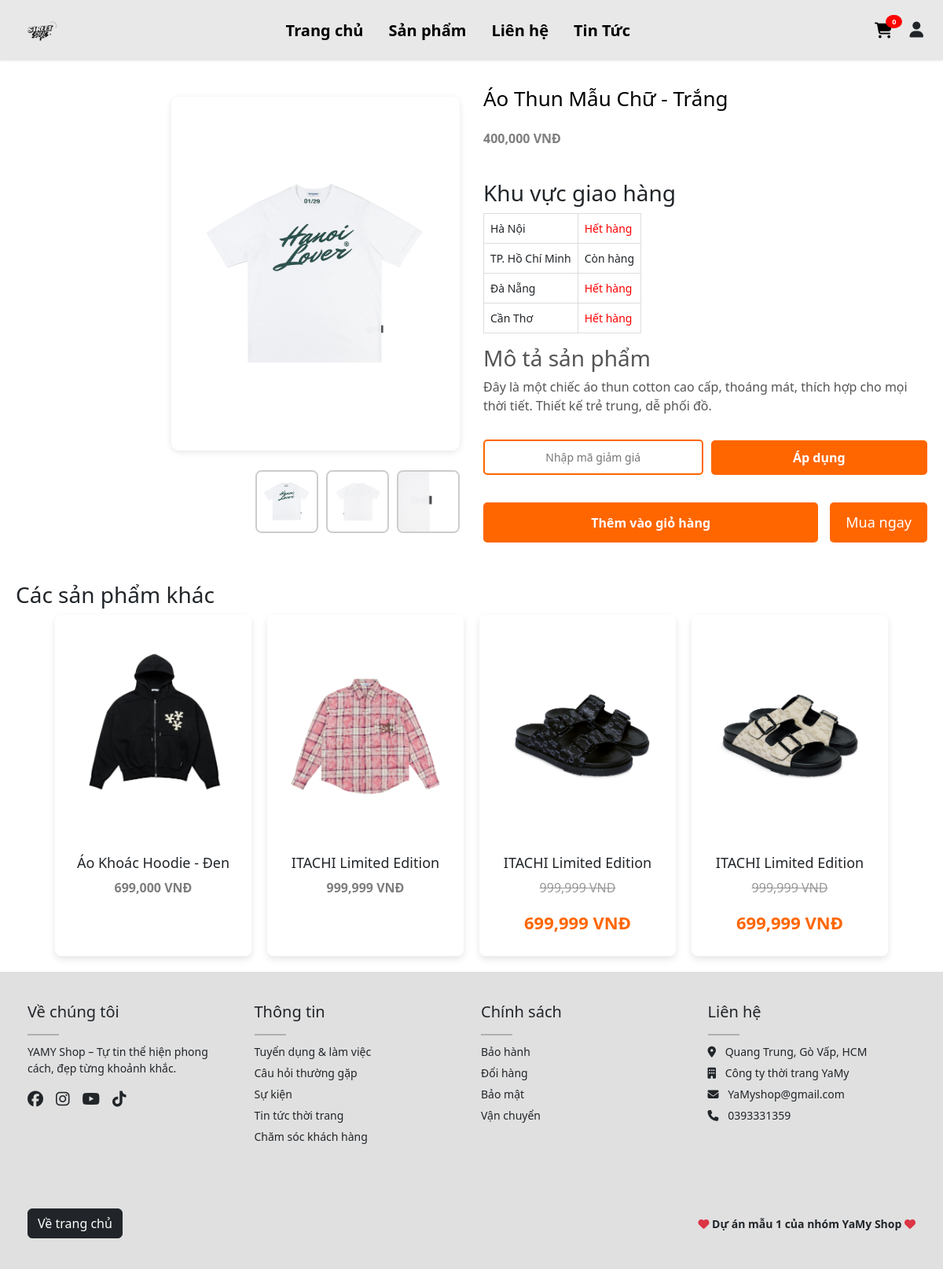
Page /view/client/productDetail.php?id=1 on the committed database.
### tables this page shows
CREATE TABLE `products` (
  `id` int NOT NULL,
  `name` varchar(255) NOT NULL,
  `description` text NOT NULL,
  `price` decimal(10,2) NOT NULL,
  `is_featured` tinyint(1) NOT NULL DEFAULT '0',
  `is_hot_sale` tinyint(1) NOT NULL DEFAULT '0',
  `created_at` timestamp NOT NULL DEFAULT CURRENT_TIMESTAMP,
  `image` varchar(255) NOT NULL,
  `gallery` text,
  `category_id` int DEFAULT NULL
);

### config/db.php (called while the page is built, shortened)
<?php
class Database {
    private $host = "localhost";
    private $user = "root";
    private $pass = "";
    private $dbname = "streetsoul_store999";
    public function __construct() {
        $this->conn = new mysqli($this->host, $this->user, $this->pass, $this->dbname);
    }
}
?>

### model/product.model.php (called while the page is built, shortened)
<?php
include_once __DIR__ . "/../config/db.php";
class Product {
    private $conn;
    public function __construct() {
        $db = new Database();
        $this->conn = $db->conn;
    }
    public function getProductById($id) {
        $query = "SELECT * FROM products WHERE id = ?";
        $stmt = $this->conn->prepare($query);
        $stmt->bind_param("i", $id);
        $stmt->execute();
        $result = $stmt->get_result();
        return $result->fetch_assoc();
    }
    public function getRandomProducts($limit = 4, $excludeId = null) {
        if ($excludeId !== null) {
            $query = "SELECT * FROM products WHERE id != ? ORDER BY RAND() LIMIT ?";
            $stmt = $this->conn->prepare($query);
            $stmt->bind_param("ii", $excludeId, $limit);
        } else {
            $query = "SELECT * FROM products ORDER BY RAND() LIMIT ?";
            $stmt = $this->conn->prepare($query);
            if (!$stmt) return [];
            $stmt->bind_param("i", $limit);
        }
        $stmt->execute();
        $result = $stmt->get_result();
        $products = [];
        while ($row = $result->fetch_assoc()) {
            $products[] = $row;
        }
        return $products;
    }
}
?>

### view/client/productDetail.php (the view, shortened to what this page needs)
<?php
include_once __DIR__ . "/../../config/db.php";
include_once __DIR__ . "/../../model/product.model.php";
$productModel = new Product();
$id = intval($_GET['id']);
$product = $productModel->getProductById($id);
include_once __DIR__ . "/../layout/header.php";
$originalPrice = $product['price'];
$isHotSale = !empty($product['is_hot_sale']);
if ($isHotSale) {
    $discountRate = 0.30;
    $discountedPrice = $originalPrice * (1 - $discountRate);
} else {
    $discountedPrice = $originalPrice;
}
$product['gallery'] = !empty($product['gallery']) ? json_decode($product['gallery'], true) : [];
$otherProducts = $productModel->getRandomProducts(4, $product['id']);
?>
<!DOCTYPE html>
<html lang="vi">
<head>
    <link rel="stylesheet" href="/streetsoul_store1/public/style.css">
</head>
<body>
<div class="container product-detail-container">
    <div class="product-image">
        <img id="mainImage" src="/streetsoul_store1/public/images/<?php echo htmlspecialchars($product['image']); ?>" alt="<?php echo htmlspecialchars($product['name']); ?>">
        <div class="thumbnail-container">
            <?php foreach ($product['gallery'] as $image): ?>
                <img class="thumbnail" src="/streetsoul_store1/public/images/<?php echo htmlspecialchars($image); ?>" alt="Thumbnail" onclick="changeImage(this)">
            <?php endforeach; ?>
        </div>
    </div>
    <div class="product-info">
        <h2><?php echo htmlspecialchars($product['name']); ?></h2>
        <?php if ($isHotSale): ?>
            <p class="original-price" style="text-decoration: line-through; color: #999;">
                <?php echo number_format($originalPrice); ?> VNĐ
            </p>
            <p class="discounted-price" id="discountedPrice" style="color: #ff6600; font-weight: bold;">
                <?php echo number_format($discountedPrice); ?> VNĐ
            </p>
        <?php else: ?>
            <p class="price" id="discountedPrice" style="font-weight: bold;">
                <?php echo number_format($originalPrice); ?> VNĐ
            </p>
        <?php endif; ?>
        <div class="shipping-table">
            <h3>Khu vực giao hàng</h3>
            <table>
                <tr><td>Hà Nội</td><td><span class="out-of-stock">Hết hàng</span></td></tr>
                <tr><td>TP. Hồ Chí Minh</td><td><span class="in-stock">Còn hàng</span></td></tr>
                <tr><td>Đà Nẵng</td><td><span class="out-of-stock">Hết hàng</span></td></tr>
                <tr><td>Cần Thơ</td><td><span class="out-of-stock">Hết hàng</span></td></tr>
            </table>
        </div>
        <div class="description">
            <h3>Mô tả sản phẩm</h3>
            <p>Đây là một chiếc áo thun cotton cao cấp,
            thoáng mát, thích hợp cho mọi thời tiết.
            Thiết kế trẻ trung, dễ phối đồ.
            </p>
        </div>
      <div class="voucher-section">
    <input type="text" id="voucherCode" class="voucher-input" placeholder="Nhập mã giảm giá">
    <button class="custom-btn" onclick="applyVoucher()">Áp dụng</button>
</div>
<div class="buttons">
    <button class="custom-btn" id="addToCartBtn"
        data-id="<?= $product['id'] ?>"
        data-name="<?= htmlspecialchars($product['name']) ?>"
        data-price="<?= $discountedPrice ?>">
         Thêm vào giỏ hàng
    </button>
            <form id="buyNowForm" action="order.php" method="POST">
                <button type="submit" class="buy-now-btn">Mua ngay</button>
            </form>
        </div>
    </div>
</div>
<div class="container related-products">
    <h3>Các sản phẩm khác</h3>
    <div class="product-list">
        <?php foreach ($otherProducts as $item): ?>
            <?php
                $isItemHotSale = !empty($item['is_hot_sale']);
                $itemOriginalPrice = $item['price'];
                $itemDiscountedPrice = $isItemHotSale ? $itemOriginalPrice * 0.7 : $itemOriginalPrice;
            ?>
            <div class="product">
                <a href="productDetail.php?id=<?= $item['id'] ?>">
                    <img src="/streetsoul_store1/public/images/<?= $item['image'] ?>" alt="<?= htmlspecialchars($item['name']) ?>">
                    <h3><?= htmlspecialchars($item['name']) ?></h3>
                    <?php if ($isItemHotSale): ?>
                        <p class="original-price" style="text-decoration: line-through; color: #999;">
                            <?= number_format($itemOriginalPrice) ?> VNĐ
                        </p>
                        <p class="discounted-price" style="color: #ff6600; font-weight: bold;">
                            <?= number_format($itemDiscountedPrice) ?> VNĐ
                        </p>
                    <?php else: ?>
                        <p class="price" style="font-weight: bold;">
                            <?= number_format($itemOriginalPrice) ?> VNĐ
                        </p>
                    <?php endif; ?>
                </a>
            </div>
        <?php endforeach; ?>
    </div>
</div>
<?php include __DIR__ . "/../layout/footer.php"; ?>

### public/style.css (style rules this page uses)
* { box-sizing: border-box; margin: 0; padding: 0; }
html, body { min-height: 100vh; display: flex; flex-direction: column; }
a { text-decoration: none; color: inherit; }
.container { max-width: 1200px; margin: 0 auto; padding: 20px; }
.container h2 { color: rgb(0, 0, 0); }
body { padding-top: 80px; }
.product-list { display: flex; flex-wrap: wrap; justify-content: center; gap: 20px; }
.product { width: 250px; background: #fff; padding: 10px; border-radius: 8px; text-align: center; box-shadow: 0 4px 8px rgba(0,0,0,0.1); transition: all 0.3s ease; }
.product img { width: 100%; border-radius: 8px; }
.product h3 { font-size: 18px; margin: 8px 0; }
.price { font-weight: bold; color: #7f7d7d; }
.voucher-section { display: flex; align-items: center; gap: 10px; }
.voucher-input { flex: 1; padding: 10px; border: 2px solid #ff6600; border-radius: 5px; font-size: 14px; text-align: center; }
.custom-btn { flex: 1; background-color: #ff6600; color: white; font-weight: bold; border: none; padding: 10px; border-radius: 5px; cursor: pointer; transition: background-color 0.3s ease; text-align: center; }
.product-detail-container { display: flex; flex-wrap: wrap; gap: 30px; padding: 30px 20px; justify-content: center; align-items: center; }
.product-image { flex: 1; min-width: 300px; display: flex; flex-direction: column; align-items: flex-end; }
.product-image img#mainImage { width: 65%; max-height: 450px; object-fit: contain; border-radius: 10px; box-shadow: 0 2px 8px rgba(0,0,0,0.1); margin-bottom: 15px; }
.thumbnail-container { display: flex; justify-content: center; gap: 8px; flex-wrap: wrap; }
.thumbnail { width: 70px; height: 70px; cursor: pointer; border: 2px solid #ddd; transition: transform 0.3s ease, border-color 0.3s ease; border-radius: 5px; }
.thumbnail-container { display: flex; gap: 10px; margin-top: 10px; justify-content: center; }
.thumbnail-container img.thumbnail { width: 80px; height: 80px; object-fit: cover; border: 2px solid #ccc; border-radius: 8px; cursor: pointer; transition: transform 0.2s ease; }
.product-info { flex: 1; min-width: 300px; display: flex; flex-direction: column; gap: 15px; }
.product-info h2 { font-size: 26px; }
.original-price { text-decoration: line-through; color: #999; }
.discounted-price { font-size: 22px; font-weight: bold; color: #ff6600; }
.description { font-size: 16px; color: #555; }
.shipping-table { width: 100%; margin-top: 10px; border-collapse: collapse; font-size: 14px; }
.shipping-table th, .shipping-table td { border: 1px solid #ddd; padding: 8px; text-align: left; }
.out-of-stock { color: red; }
.buttons { display: flex; flex-wrap: wrap; gap: 15px; margin-top: 20px; }
.buttons form button, .buy-now { background: #ff6600; color: white; padding: 12px 20px; font-size: 18px; border: none; border-radius: 5px; cursor: pointer; transition: all 0.3s ease; }

### view/layout/header.php (style rules this page uses)
body, button, input, select, textarea { font-family: 'Segoe UI', Tahoma, Geneva, Verdana, sans-serif !important; }

### rows in the picture
products: image (picture), name "Áo Thun Mẫu Chữ - Trắng", price "400,000"
products: image (picture), name "Áo Khoác Hoodie - Đen", price "699,000"
products: image (picture), name "ITACHI Limited Edition", price "999,999"
products: image (picture), name "ITACHI Limited Edition", price "999,999", itemDiscountedPrice "699,999"
products: image (picture), name "ITACHI Limited Edition", price "999,999", itemDiscountedPrice "699,999"

### other values in the picture
$totalCartItems "0"
